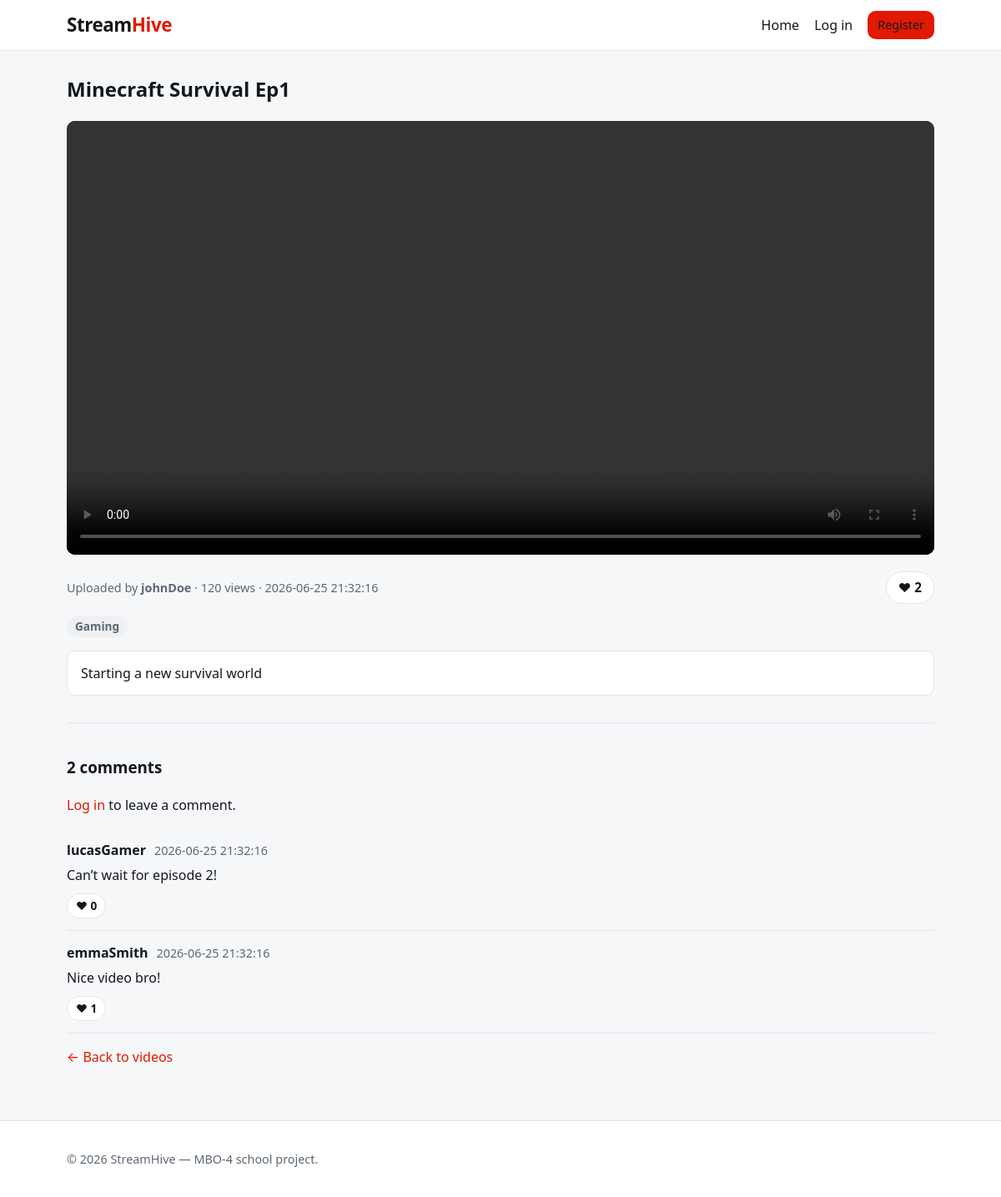
The app's page /videos/show?id=1 with its own data.
### tables this page shows
CREATE TABLE videos (
    id INT AUTO_INCREMENT PRIMARY KEY,
    user_id INT NOT NULL,
    title VARCHAR(255) NOT NULL,
    description TEXT,
    filename VARCHAR(255) NOT NULL,
    views INT DEFAULT 0,
    created_at DATETIME DEFAULT CURRENT_TIMESTAMP,

    FOREIGN KEY (user_id)
    REFERENCES users(id)
    ON DELETE CASCADE
);

CREATE TABLE users (
    id INT AUTO_INCREMENT PRIMARY KEY,
    email VARCHAR(50) NOT NULL UNIQUE,
    password VARCHAR(255) NOT NULL,
    role VARCHAR(50),
    created_at DATETIME DEFAULT CURRENT_TIMESTAMP,
    username VARCHAR(50)
);

CREATE TABLE categories (
    id INT AUTO_INCREMENT PRIMARY KEY,
    name VARCHAR(50) NOT NULL
);

CREATE TABLE comments (
    id INT AUTO_INCREMENT PRIMARY KEY,
    user_id INT NOT NULL,
    video_id INT NOT NULL,
    content TEXT NOT NULL,
    created_at DATETIME DEFAULT CURRENT_TIMESTAMP,

    FOREIGN KEY (user_id)
    REFERENCES users(id)
    ON DELETE CASCADE,

    FOREIGN KEY (video_id)
    REFERENCES videos(id)
    ON DELETE CASCADE
);

### views/videos/show.php (the view, shortened to what the rows shown need)
<section class="video-detail">
    <h2><?= htmlspecialchars($video['title']) ?></h2>
    <video class="player" controls
           src="/uploads/<?= htmlspecialchars($video['filename']) ?>">
    </video>
    <div class="video-bar">
        <p class="meta">
            Uploaded by <strong><?= htmlspecialchars($video['uploader']) ?></strong>
            &middot; <?= (int) $video['views'] ?> views
            &middot; <?= htmlspecialchars($video['created_at']) ?>
        </p>
        <?php if (!empty($currentUser)): ?>
            <form method="post" action="/likes/video" class="like-form">
                <input type="hidden" name="video_id" value="<?= (int) $video['id'] ?>">
                <button type="submit" class="like-button<?= $videoLike['liked'] ? ' liked' : '' ?>">
                    <?= $videoLike['liked'] ? '&hearts;' : '&#9825;' ?>
                    Like &middot; <?= (int) $videoLike['count'] ?>
                </button>
            </form>
        <?php else: ?>
            <span class="like-button static">&hearts; <?= (int) $videoLike['count'] ?></span>
        <?php endif; ?>
    </div>
    <?php if (!empty($categories)): ?>
        <p class="category-tags">
            <?php foreach ($categories as $category): ?>
                <a class="tag" href="/?category=<?= (int) $category['id'] ?>">
                    <?= htmlspecialchars($category['name']) ?>
                </a>
            <?php endforeach; ?>
        </p>
    <?php endif; ?>
    <?php if (!empty($video['description'])): ?>
        <p class="description"><?= nl2br(htmlspecialchars($video['description'])) ?></p>
    <?php endif; ?>
    <section class="comments">
        <h3><?= count($comments) ?> comment<?= count($comments) === 1 ? '' : 's' ?></h3>
        <?php if (!empty($currentUser)): ?>
            <form method="post" action="/comments/store" class="comment-form">
                <input type="hidden" name="video_id" value="<?= (int) $video['id'] ?>">
                <textarea name="content" rows="3" maxlength="2000"
                          placeholder="Add a comment&hellip;" required></textarea>
                <button type="submit">Post comment</button>
            </form>
        <?php else: ?>
            <p><a href="/login">Log in</a> to leave a comment.</p>
        <?php endif; ?>
        <ul class="comment-list">
            <?php foreach ($comments as $comment): ?>
                <?php
                $commentLiked = (int) $comment['liked_by_me'] > 0;
                ?>
                <li class="comment">
                    <div class="comment-head">
                        <strong><?= htmlspecialchars($comment['author']) ?></strong>
                        <span class="meta"><?= htmlspecialchars($comment['created_at']) ?></span>
                    </div>
                    <p class="comment-body"><?= nl2br(htmlspecialchars($comment['content'])) ?></p>
                    <div class="comment-actions">
                        <?php if (!empty($currentUser)): ?>
                            <form method="post" action="/likes/comment" class="like-form">
                                <input type="hidden" name="comment_id" value="<?= (int) $comment['id'] ?>">
                                <input type="hidden" name="video_id" value="<?= (int) $video['id'] ?>">
                                <button type="submit" class="like-button small<?= $commentLiked ? ' liked' : '' ?>">
                                    <?= $commentLiked ? '&hearts;' : '&#9825;' ?>
                                    <?= (int) $comment['like_count'] ?>
                                </button>
                            </form>
                        <?php else: ?>
                            <span class="like-button small static">&hearts; <?= (int) $comment['like_count'] ?></span>
                        <?php endif; ?>
                    </div>
                </li>
            <?php endforeach; ?>
        </ul>
    </section>
    <p><a href="/">&larr; Back to videos</a></p>
</section>

### core/Router.php (shortened to what the rows shown need)
<?php
class Router
{
    private array $routes = [];
    public function add(string $method, string $path, callable|array $handler): void
    {
        $this->routes[] = [
            'method'  => strtoupper($method),
            'path'    => $path,
            'handler' => $handler,
        ];
    }
    public function dispatch(string $method, string $uri): void
    {
        $method = strtoupper($method);
        $path = $this->normalisePath($uri);
        foreach ($this->routes as $route)
        {
            if ($route['method'] === $method && $route['path'] === $path)
            {
                $this->invoke($route['handler']);
                return;
            }
        }
    }
    private function normalisePath(string $uri): string
    {
        $path = parse_url($uri, PHP_URL_PATH);
        $path = rtrim($path, '/');
        return $path === '' ? '/' : $path;
    }
    private function invoke(callable|array $handler): void
    {
        if (is_array($handler))
        {
            [$class, $method] = $handler;
            $controller = new $class();
            $controller->$method();
            return;
        }
    }
}

### views/partials/header.php (shortened to what the rows shown need)
<!DOCTYPE html>
<html lang="en">
<head>
    <link rel="stylesheet" href="/css/style.css">
</head>
<body>
    <header class="site-header">
        <div class="container header-inner">
            <a class="brand" href="/">Stream<span>Hive</span></a>
            <nav class="nav">
                <a href="/">Home</a>
                <?php if (!empty($currentUser)): ?>
                    <a href="/videos/upload">Upload</a>
                    <span class="nav-user">Hi, <?= htmlspecialchars($currentUser['username']) ?></span>
                    <a class="button small" href="/logout">Log out</a>
                <?php else: ?>
                    <a href="/login">Log in</a>
                    <a class="button small" href="/register">Register</a>
                <?php endif; ?>
            </nav>
        </div>
    </header>
    <main class="container">

### views/partials/footer.php
    </main>
    <footer class="site-footer">
        <div class="container">
            <p>&copy; <?= date('Y') ?> StreamHive &mdash; MBO-4 school project.</p>
        </div>
    </footer>
</body>
</html>

### records on screen
videos: title "Minecraft Survival Ep1", user.username "johnDoe", views "120", created_at "2026-06-25 21:32:16", description "Starting a new survival world"
categories: name "Gaming"
comments: user.username "lucasGamer", created_at "2026-06-25 21:32:16", content "Can’t wait for episode 2!", like_count "0"
comments: user.username "emmaSmith", created_at "2026-06-25 21:32:16", content "Nice video bro!", like_count "1"
